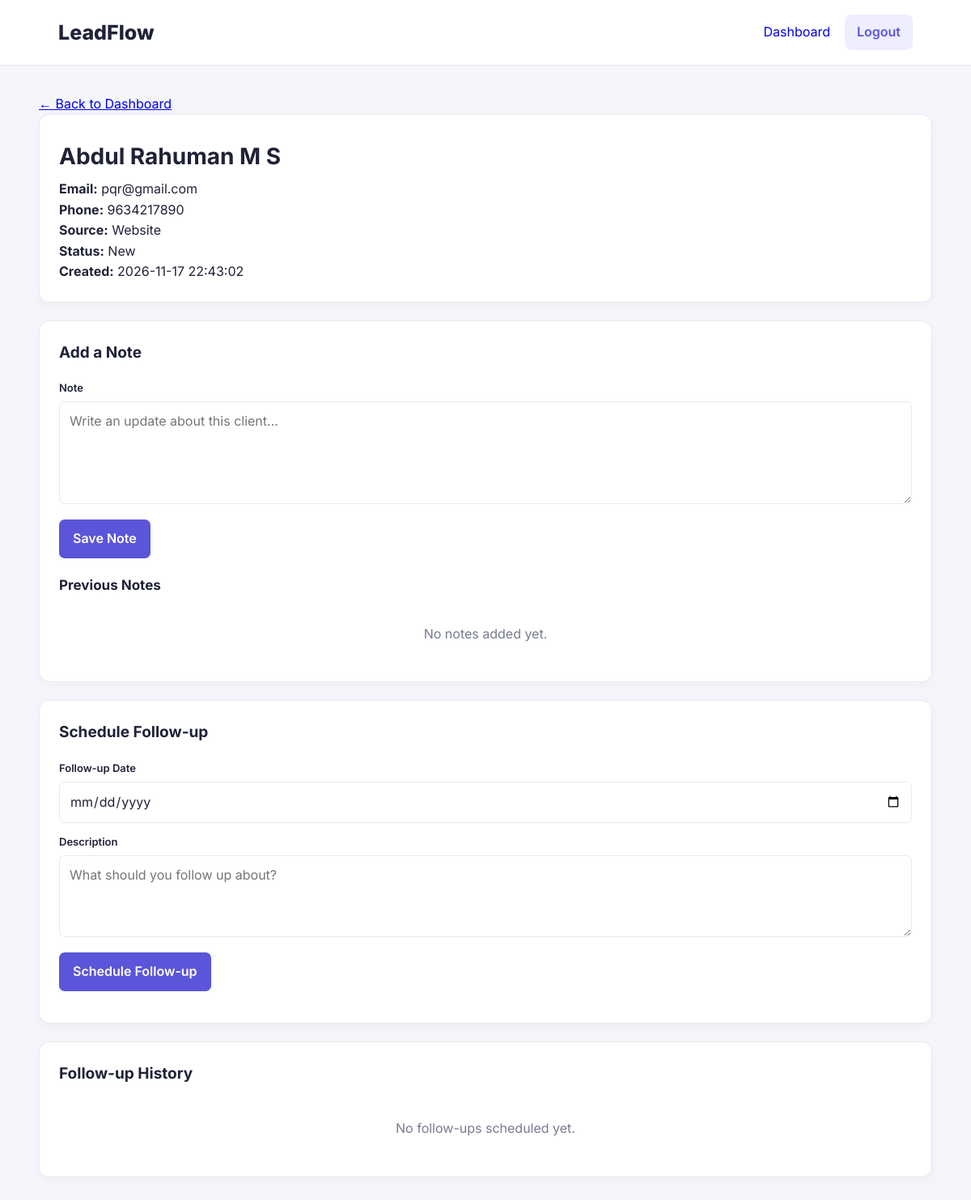
The page /lead/2 (signed in) on the database its author committed.
### tables this page shows
CREATE TABLE leads (
    id INTEGER PRIMARY KEY AUTOINCREMENT,
    name TEXT NOT NULL,
    email TEXT NOT NULL,
    phone TEXT,
    source TEXT,
    status TEXT NOT NULL DEFAULT 'New'
        CHECK (status IN ('New', 'Contacted', 'Converted')),
    created_at TEXT NOT NULL DEFAULT CURRENT_TIMESTAMP
, user_id INTEGER REFERENCES users(id));

### app.py (the view)
@app.route("/lead/<int:lead_id>")
@login_required
def lead_details(lead_id):
    lead = get_owned_lead(lead_id)
    db = get_db()
    notes = db.execute(
        """
        SELECT * FROM lead_notes
        WHERE lead_id = ?
        ORDER BY created_at DESC
        """,
        (lead_id,)
    ).fetchall()
    follow_ups = db.execute(
        """
        SELECT * FROM follow_ups
        WHERE lead_id = ?
        ORDER BY follow_up_date ASC
        """,
        (lead_id,)
    ).fetchall()
    return render_template(
        "lead.html",
        lead=lead,
        notes=notes,
        follow_ups=follow_ups
    )

### app.py (called while the page is built)
@app.before_request
def protect_forms():
    if request.method == "POST":
        submitted_token = request.form.get("csrf_token")
        session_token = session.get("csrf_token")
        if (
            not submitted_token
            or not session_token
            or submitted_token != session_token
        ):
            abort(400, description="Invalid form submission. Please refresh and try again.")

@app.context_processor
def inject_csrf_token():
    if "csrf_token" not in session:
        session["csrf_token"] = secrets.token_urlsafe(32)
    return {"csrf_token": session["csrf_token"]}

def login_required(view_function):
    @wraps(view_function)
    def decorated_function(*args, **kwargs):
        if "user_id" not in session:
            flash("Please log in to continue.", "error")
            return redirect(url_for("login"))
        return view_function(*args, **kwargs)
    return decorated_function

def get_owned_lead(lead_id):
    db = get_db()
    lead = db.execute(
        "SELECT * FROM leads WHERE id = ? AND user_id = ?",
        (lead_id, session["user_id"])
    ).fetchone()
    if lead is None:
        abort(404)
    return lead

### db.py (called while the page is built)
def get_db():
    if "db" not in g:
        DATABASE_DIR.mkdir(exist_ok=True)
        g.db = sqlite3.connect(DATABASE_PATH)
        g.db.row_factory = sqlite3.Row
        g.db.execute("PRAGMA foreign_keys = ON")
    return g.db

### templates/lead.html (shortened to what this page needs)
<!DOCTYPE html>
<html lang="en">
<head>
    <link rel="stylesheet" href="{{ url_for('static', filename='style.css') }}">
</head>
<body>
    <header class="navbar">
        <a href="{{ url_for('dashboard') }}" class="logo">LeadFlow</a>
        <nav>
            <a href="{{ url_for('dashboard') }}">Dashboard</a>
            <form method="POST" action="{{ url_for('logout') }}" style="display:inline;">
                <button type="submit" class="secondary-btn">Logout</button>
            </form>
        </nav>
    </header>
    <main class="dashboard-container">
        <a href="{{ url_for('dashboard') }}">← Back to Dashboard</a>
        <section class="content-card">
            <h1>{{ lead.name }}</h1>
            <p><strong>Email:</strong> {{ lead.email }}</p>
            <p><strong>Phone:</strong> {{ lead.phone or 'Not provided' }}</p>
            <p><strong>Source:</strong> {{ lead.source or 'Not provided' }}</p>
            <p><strong>Status:</strong> {{ lead.status }}</p>
            <p><strong>Created:</strong> {{ lead.created_at }}</p>
        </section>
        <section class="content-card">
            <h2>Add a Note</h2>
            <form method="POST"
                  action="{{ url_for('add_note', lead_id=lead.id) }}">
                <label>Note</label>
                <textarea name="note"
                          placeholder="Write an update about this client..."
                          rows="4"
                          required></textarea>
                <button type="submit" class="primary-btn">
                    Save Note
                </button>
            </form>
            <h3>Previous Notes</h3>
            {% if notes %}
                {% for note in notes %}
                    <div class="note-item">
                        <p>{{ note.note }}</p>
                        <small>{{ note.created_at }}</small>
                    </div>
                {% endfor %}
            {% else %}
                <p class="empty-message">No notes added yet.</p>
            {% endif %}
        </section>
        <section class="content-card">
            <h2>Schedule Follow-up</h2>
            <form method="POST"
                  action="{{ url_for('add_follow_up', lead_id=lead.id) }}">
                <label>Follow-up Date</label>
                <input type="date"
                       name="follow_up_date"
                       required>
                <label>Description</label>
                <textarea name="description"
                          placeholder="What should you follow up about?"
                          rows="3"
                          required></textarea>
                <button type="submit" class="primary-btn">
                    Schedule Follow-up
                </button>
            </form>
        </section>
        <section class="content-card">
            <h2>Follow-up History</h2>
            {% if follow_ups %}
                {% for followup in follow_ups %}
                    <div class="note-item">
                        <p><strong>Date:</strong> {{ followup.follow_up_date }}</p>
                        <p>{{ followup.description }}</p>
                        {% if followup.completed %}
                            <span class="status converted">Completed</span>
                        {% else %}
                            <span class="status new">Pending</span>
                            <form method="POST"
                                  action="{{ url_for('complete_follow_up', follow_up_id=followup.id) }}">
                                <input type="hidden" name="csrf_token" value="{{ csrf_token }}">
                                <button type="submit" class="small-btn">
                                    Mark Completed
                                </button>
                            </form>
                        {% endif %}
                    </div>
                {% endfor %}
            {% else %}
                <p class="empty-message">No follow-ups scheduled yet.</p>
            {% endif %}
        </section>
    </main>
</body>
</html>

### static/style.css (style rules this page uses)
:root { --primary: #5b55d9; --primary-dark: #4540b5; --background: #f5f6fb; --surface: #ffffff; --text: #202238; --muted: #777b91; --border: #e8e9f0; }
* { box-sizing: border-box; margin: 0; padding: 0; }
body { background: var(--background); color: var(--text); font-family: 'Inter', sans-serif; line-height: 1.6; }
button, input, select, textarea { font: inherit; }
button { cursor: pointer; border: none; }
.logo { font-size: 25px; font-weight: 800; color: var(--text); text-decoration: none; }
.logout-btn, .secondary-btn { background: #eeeeff; color: var(--primary); padding: 9px 15px; border-radius: 8px; }
h1 { font-size: 28px; margin: 5px 0; }
h2 { font-size: 19px; margin-bottom: 16px; }
h3 { font-size: 17px; margin: 20px 0 12px; }
input, select, textarea { width: 100%; padding: 11px 12px; border: 1px solid var(--border); border-radius: 7px; background: #fff; color: var(--text); outline: none; }
label { display: block; margin: 13px 0 6px; font-size: 13px; font-weight: 600; }
textarea { min-height: 100px; resize: vertical; }
.primary-btn { background: var(--primary); color: white; border-radius: 7px; padding: 11px 17px; font-weight: 600; }
.navbar { background: var(--surface); padding: 18px 6%; display: flex; justify-content: space-between; align-items: center; border-bottom: 1px solid var(--border); gap: 15px; }
.navbar nav { display: flex; align-items: center; gap: 18px; }
.navbar nav a { text-decoration: none; }
.secondary-btn { display: inline-block; text-decoration: none; border: none; font-weight: 600; cursor: pointer; }
.dashboard-container { max-width: 1200px; width: 92%; margin: 35px auto; }
.content-card { background: var(--surface); border: 1px solid var(--border); border-radius: 13px; padding: 24px; margin-bottom: 22px; box-shadow: 0 4px 16px rgba(30, 35, 70, 0.035); }
.content-card h2 { margin-bottom: 18px; }
.content-card form { margin-bottom: 15px; }
.content-card textarea { margin-bottom: 12px; }
.empty-message { color: var(--muted); padding: 22px 5px; text-align: center; }

### rows shown on the page
leads: name "Abdul Rahuman M S", email "pqr@gmail.com", phone "9634217890", source "Website", status "New", created_at "2026-11-17 22:43:02"
